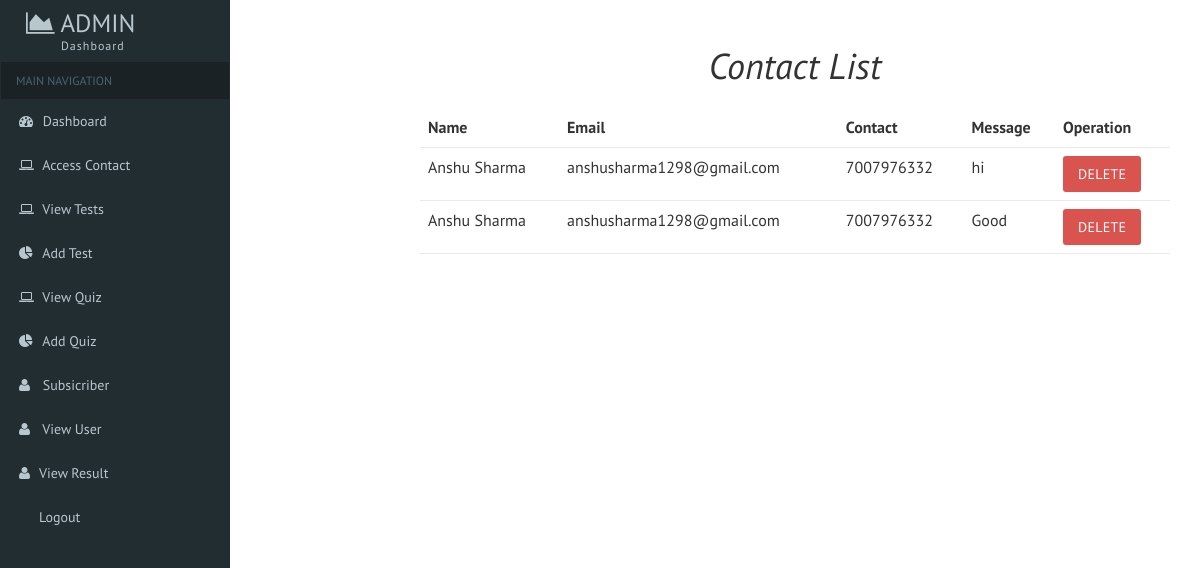
Screenshot of /Admin/AccessContact.php with the database file from the repository.
### tables this page shows
CREATE TABLE `contact` (
  `ID` int(11) NOT NULL,
  `Name` varchar(20) NOT NULL,
  `Email` varchar(50) NOT NULL,
  `Contact` varchar(11) NOT NULL,
  `Message` varchar(100) NOT NULL
);

### Admin/AccessContact.php (the view)
<?php
include('AdminHeader.php');
?>
<div class="container-fluid">
<div class="row">
	<div class="col-sm-4">
	</div>
	<div class="col-sm-8">
		<h1><center><i>Contact List</i></center></h1>
		<br>
		<table class="table table-hovered" >
		<tr>
			<th>Name</th><th>Email</th><th>Contact</th><th>Message</th><th>Operation</th>
		</tr>
			<?php
			echo "<tr>";
				$con = mysqli_connect("localhost","root","","onlinetest");
				$res = mysqli_query($con,"SELECT * FROM `contact`");
				while($row =mysqli_fetch_array($res))
				{
					?>
					<td><?php echo $row['Name'];?></td>
					<td><?php echo $row['Email'];?></td>
					<td><?php echo $row['Contact'];?></td>
					<td><?php echo $row['Message'];?></td>
					<?php echo "<td><a href='delete.php?ID=".$row['ID']."'class='btn btn-danger'>Delete</a></td>";?>
					<?php
					echo "</tr>";
				}
			?>
		</div>
</div>
</body>
</html>

### rows the page displays
contact: Name "Anshu Sharma", Email "anshusharma1298@gmail.com", Contact "7007976332", Message "hi"
contact: Name "Anshu Sharma", Email "anshusharma1298@gmail.com", Contact "7007976332", Message "Good"
